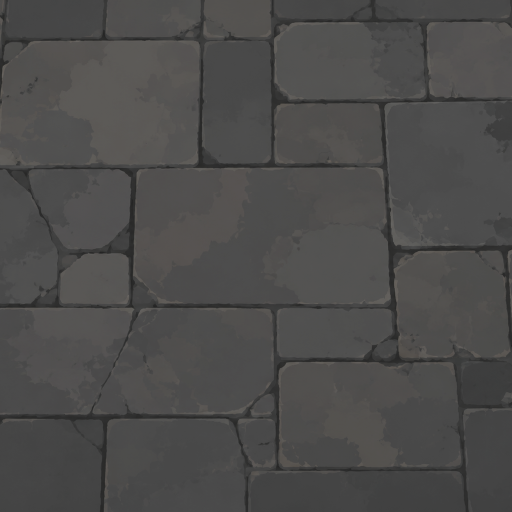
#> input picture art/assets/models/terrain/terrain_map_v001_textured_tex_ground_plaza_tile_v2.png, 1024 x 1024 px (shown at 1/2 size)
$ python ground_tile_check.py ../art/assets/models/terrain/terrain_map_v001_textured_tex_ground_plaza_tile_v2.png --kind plaza --out out.png
#> lines starting #> are read from the running program, lines starting #| are printed output that depends on the picture
#!/usr/bin/env python3
# -*- coding: utf-8 -*-
"""ground_tile_check.py —— 地面贴图规格校验/预处理（供 tex_ground_*_tile_v2 使用）。

输入：用户生成的原图（任意尺寸）
输出：1024² RGB PNG + 2x2 平铺接缝图 + 报告

处理：
  1) 非方形输入居中裁最大方形，再 resize 到 1024²；
  2) 平均明度压到目标（plaza L30 / wilds L23 / scrub L23）；
  3) 压饱和度到 0.9 倍（低饱和土石）；
  4) 接缝只测不修：左右/上下列平均差，< 8 可用，> 8 必须靠引擎 4 向随机铺贴。
"""
from __future__ import annotations

import argparse
from pathlib import Path

from PIL import Image, ImageEnhance
import numpy as np

TARGET_L = {"plaza": 30.0, "wilds": 23.0, "scrub": 23.0}


def _mean_luma(im: Image.Image) -> float:
    a = np.asarray(im.convert("RGB"), dtype=np.float32) / 255.0
    return float(np.mean(a[..., 0] * 0.2126 + a[..., 1] * 0.7152 + a[..., 2] * 0.0722) * 100.0)


def _mean_sat(im: Image.Image) -> float:
    a = np.asarray(im.convert("RGB"), dtype=np.float32) / 255.0
    mx, mn = a.max(axis=2), a.min(axis=2)
    sat = np.divide(mx - mn, np.maximum(mx, 1e-6), out=np.zeros_like(mx), where=mx > 1e-6)
    return float(np.mean(sat) * 100.0)


def _fit_luma(im: Image.Image, target: float) -> tuple[Image.Image, float]:
    cur = _mean_luma(im)
    im = ImageEnhance.Brightness(im).enhance(target / max(cur, 1e-6))
    cur = _mean_luma(im)
    if abs(cur - target) > 0.75:
        gamma = float(np.clip(np.log(max(target, 1e-6) / 100.0) / np.log(max(cur, 1e-6) / 100.0), 0.75, 1.25))
        lut = [int(round(255 * ((i / 255.0) ** gamma))) for i in range(256)]
        im = im.point(lut * 3)
    return im, _mean_luma(im)


def _seam(im: Image.Image) -> dict[str, float]:
    a = np.asarray(im.convert("RGB"), dtype=np.float32)
    return {
        "lr": float(np.mean(np.abs(a[:, 0] - a[:, -1]))),
        "tb": float(np.mean(np.abs(a[0, :] - a[-1, :]))),
    }


def _preview_2x2(im: Image.Image, out: Path) -> None:
    w, h = im.size
    sheet = Image.new("RGB", (w * 2, h * 2))
    for x in (0, w):
        for y in (0, h):
            sheet.paste(im, (x, y))
    sheet.resize((768, 768), Image.Resampling.LANCZOS).save(out)


def main() -> int:
    ap = argparse.ArgumentParser()
    ap.add_argument("img")
    ap.add_argument("--kind", required=True, choices=sorted(TARGET_L))
    ap.add_argument("--out", required=True)
    ap.add_argument("--preview", help="2x2 平铺接缝预览图")
    ap.add_argument("--report", action="store_true")
    args = ap.parse_args()

    src = Path(args.img)
    out = Path(args.out)
    out.parent.mkdir(parents=True, exist_ok=True)
    im = Image.open(src).convert("RGB")
#> im is the input picture: PIL image 1024x1024 RGB; mean R, G, B 76.5, 75.7, 74.9
    raw_size = im.size
#> raw_size = (1024, 1024)
    if im.width != im.height:
        side = min(im.size)
        left = (im.width - side) // 2
        top = (im.height - side) // 2
        im = im.crop((left, top, left + side, top + side))
    im = im.resize((1024, 1024), Image.Resampling.LANCZOS)

    l0, s0 = _mean_luma(im), _mean_sat(im)
#> in _mean_sat, `sat = np.divide(mx - mn, np.maximum(mx, 1e-6), out=np.zeros_like(mx), ..`:
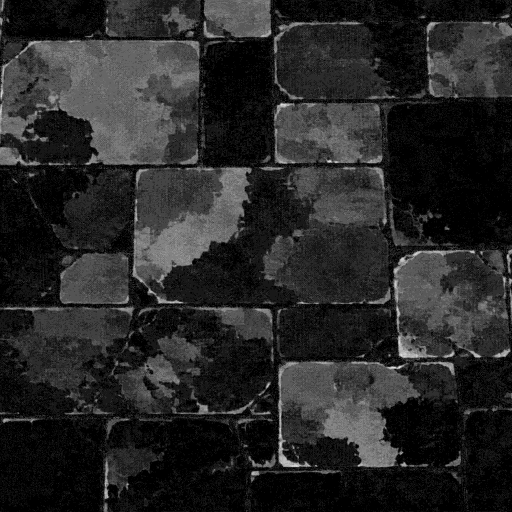
#> sat: shape (1024, 1024) float32 (shown at 1/2 size); min 0, max 0.135, mean 0.0208; drawn with min black and max white
#> l0 = 29.74; s0 = 2.08
    im, l1 = _fit_luma(im, TARGET_L[args.kind])
#> in _fit_luma, `cur = _mean_luma(im)`: cur = 29.74
#> l1 = 29.74
    im = ImageEnhance.Color(im).enhance(0.9)
    s1 = _mean_sat(im)
#> in _mean_sat (call 2), `sat = np.divide(mx - mn, np.maximum(mx, 1e-6), out=np.zeros_like(mx), ..`:
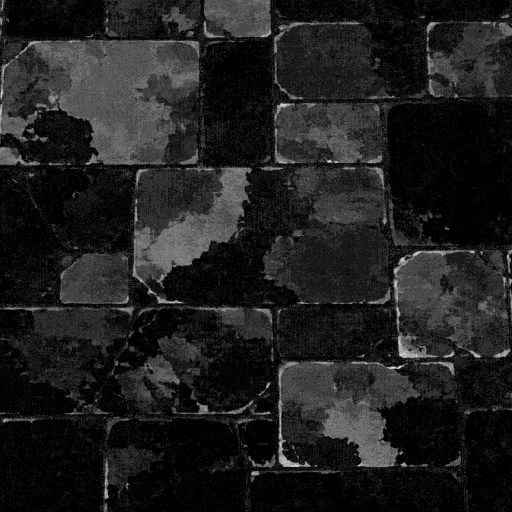
#> sat: shape (1024, 1024) float32 (shown at 1/2 size); min 0, max 0.126, mean 0.0153; drawn with min black and max white
#> s1 = 1.53
    seams = _seam(im)
#> seams = {'lr': 12.78, 'tb': 7.15}
    im.save(out)
    if args.preview:
        _preview_2x2(im, Path(args.preview))

    if args.report:
        print(f"input_size   {raw_size} -> 1024x1024")
        print(f"target       {args.kind} L{TARGET_L[args.kind]:.1f}")
        print(f"mean_luma    {l0:.1f} -> {l1:.1f}")
        print(f"mean_sat     {s0:.1f} -> {s1:.1f}")
        print(f"edge_diff    lr={seams['lr']:.1f} tb={seams['tb']:.1f}  (<8 可用；>8 靠 4 向随机铺贴)")
        print(f"output       {out}")
    return 0


if __name__ == "__main__":
    raise SystemExit(main())
#> (the program exits here)
